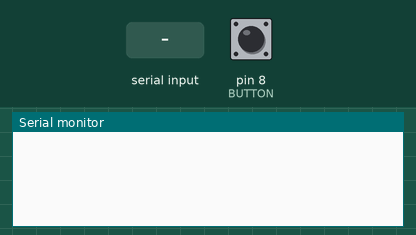
This sketch was run on a simulated Arduino Uno, built with avr-gcc and run on an emulated ATmega328P. On the bench: the last lines printed to the serial monitor. The inputs (shaded band) are chosen by the test bench; at power-on: pin 8 (BUTTON) LOW.

Above: at 1.2 s.
1.3 s: pin 8 (BUTTON) pulled HIGH for 0.15 s
At 2.6 s:
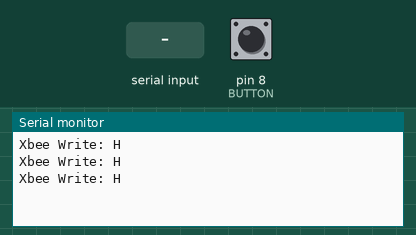
2.9 s: "1" received over the second serial link
At 3.9 s:
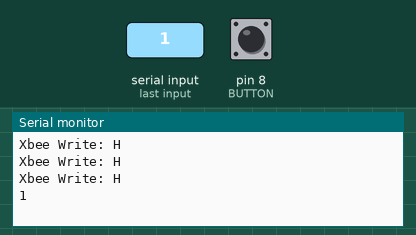
4.4 s: "0" received over the second serial link
At 5.0 s:
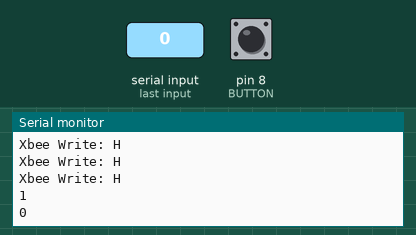

The sketch:

EndNode1_V1.ino
```cpp
/* Input-side (button) Arduino code */
#include "SoftwareSerial.h"
// RX: Arduino pin 2, XBee pin DOUT.  TX:  Arduino pin 3, XBee pin DIN
SoftwareSerial XBee(2, 3);
int BUTTON = 8;

void setup()
{
  // Baud rate MUST match XBee settings (as set in XCTU)
  pinMode(BUTTON, INPUT);
  XBee.begin(9600);
  Serial.begin(9600);
}

void loop()
{
  if (digitalRead(BUTTON) == HIGH)
  {
    Serial.println("Xbee Write: H");
    XBee.write('H');
    delay(50);
  }

  if(XBee.available()){
    char rendOne;
    rendOne = XBee.read();
    Serial.println(rendOne);
  }


}
```

Measured:
- after the input at 1.3 s, the serial monitor: prints a new line at once (image 1)
- after the input at 2.9 s, the serial monitor: prints a new line at once (image 2)
- after the input at 4.4 s, the serial monitor: prints a new line at once (image 3)
